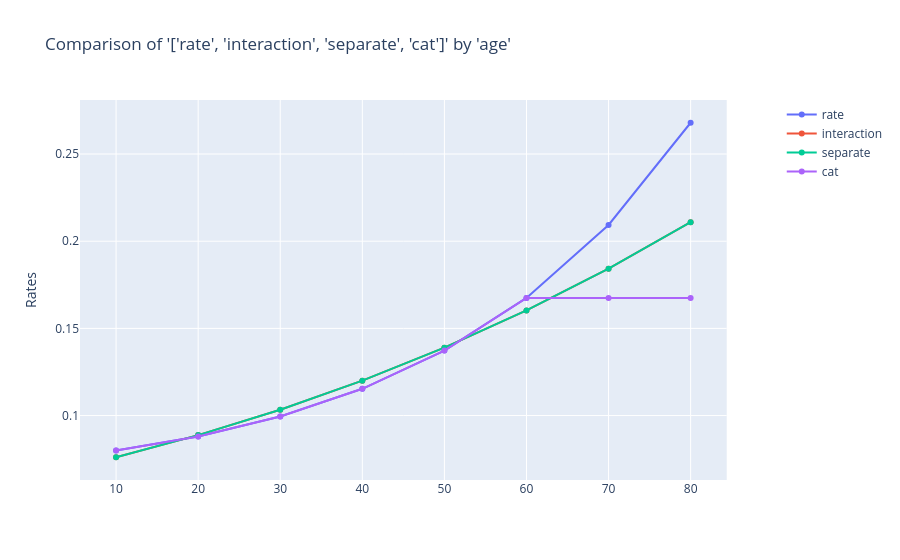

Notebook code cell kept with this figure:
### Markdown cell above
As can be seen the models predict the rates well up to age 60 then the difference diverges.

### Code cell
fast = full_data[
    (full_data["speed"] == "fast") & (full_data["uw"] == "s") & (full_data["age"] <= 80)
]
charters.compare_rates(
    fast,
    x_axis="age",
    rates=["rate", "interaction", "separate", "cat"],
)

### Figure 1 — Plotly figure (JSON) as saved in the notebook; plotly's stock layout.template omitted (floating-point values rounded to 4 significant figures)
{"data": [{"mode": "lines+markers", "name": "rate", "type": "scatter", "x": [10, 20, 30, 40, 50, 60, 70, 80], "xaxis": "x", "y": [0.08, 0.088, 0.09944, 0.1154, 0.1373, 0.1675, 0.2093, 0.2679], "yaxis": "y"}, {"mode": "lines+markers", "name": "interaction", "type": "scatter", "x": [10, 20, 30, 40, 50, 60, 70, 80], "xaxis": "x", "y": [0.07609, 0.08879, 0.1034, 0.12, 0.1389, 0.1603, 0.1843, 0.2109], "yaxis": "y"}, {"mode": "lines+markers", "name": "separate", "type": "scatter", "x": [10, 20, 30, 40, 50, 60, 70, 80], "xaxis": "x", "y": [0.07609, 0.08879, 0.1034, 0.12, 0.1389, 0.1603, 0.1843, 0.2109], "yaxis": "y"}, {"mode": "lines+markers", "name": "cat", "type": "scatter", "x": [10, 20, 30, 40, 50, 60, 70, 80], "xaxis": "x", "y": [0.08, 0.088, 0.09944, 0.1154, 0.1373, 0.1675, 0.1675, 0.1675], "yaxis": "y"}], "layout": {"title": {"text": "Comparison of '['rate', 'interaction', 'separate', 'cat']' by 'age'"}, "xaxis": {"anchor": "y", "domain": [0, 0.94]}, "yaxis": {"anchor": "x", "domain": [0, 1], "title": {"text": "Rates"}, "type": "-"}, "yaxis2": {"anchor": "x", "overlaying": "y", "side": "right"}}}
